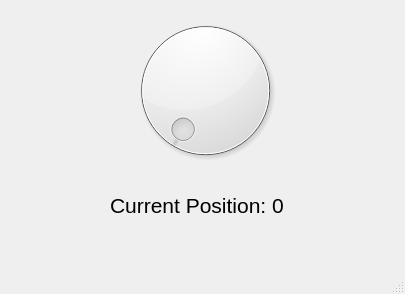
<?xml version="1.0" encoding="UTF-8"?>
<ui version="4.0">
 <class>MainWindow</class>
 <widget class="QMainWindow" name="MainWindow">
  <property name="geometry">
   <rect>
    <x>0</x>
    <y>0</y>
    <width>405</width>
    <height>294</height>
   </rect>
  </property>
  <property name="windowTitle">
   <string>MainWindow</string>
  </property>
  <widget class="QWidget" name="centralwidget">
   <widget class="QDial" name="dial">
    <property name="geometry">
     <rect>
      <x>100</x>
      <y>10</y>
      <width>211</width>
      <height>161</height>
     </rect>
    </property>
   </widget>
   <widget class="QLabel" name="label">
    <property name="geometry">
     <rect>
      <x>110</x>
      <y>180</y>
      <width>211</width>
      <height>51</height>
     </rect>
    </property>
    <property name="font">
     <font>
      <pointsize>16</pointsize>
     </font>
    </property>
    <property name="text">
     <string>Current Position: 0</string>
    </property>
   </widget>
  </widget>
  <widget class="QMenuBar" name="menubar">
   <property name="geometry">
    <rect>
     <x>0</x>
     <y>0</y>
     <width>405</width>
     <height>21</height>
    </rect>
   </property>
  </widget>
  <widget class="QStatusBar" name="statusbar"/>
 </widget>
 <resources/>
 <connections/>
</ui>
